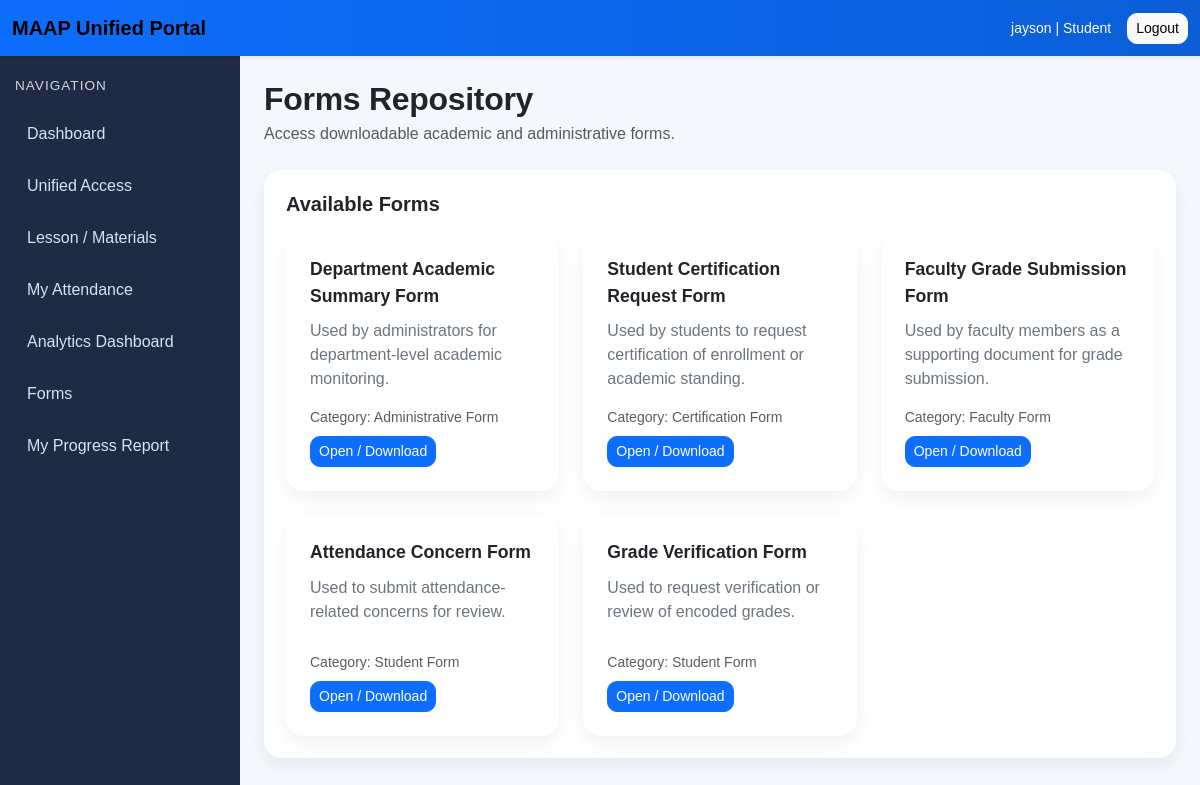
The page /forms/ (signed in) on the database as committed earlier.
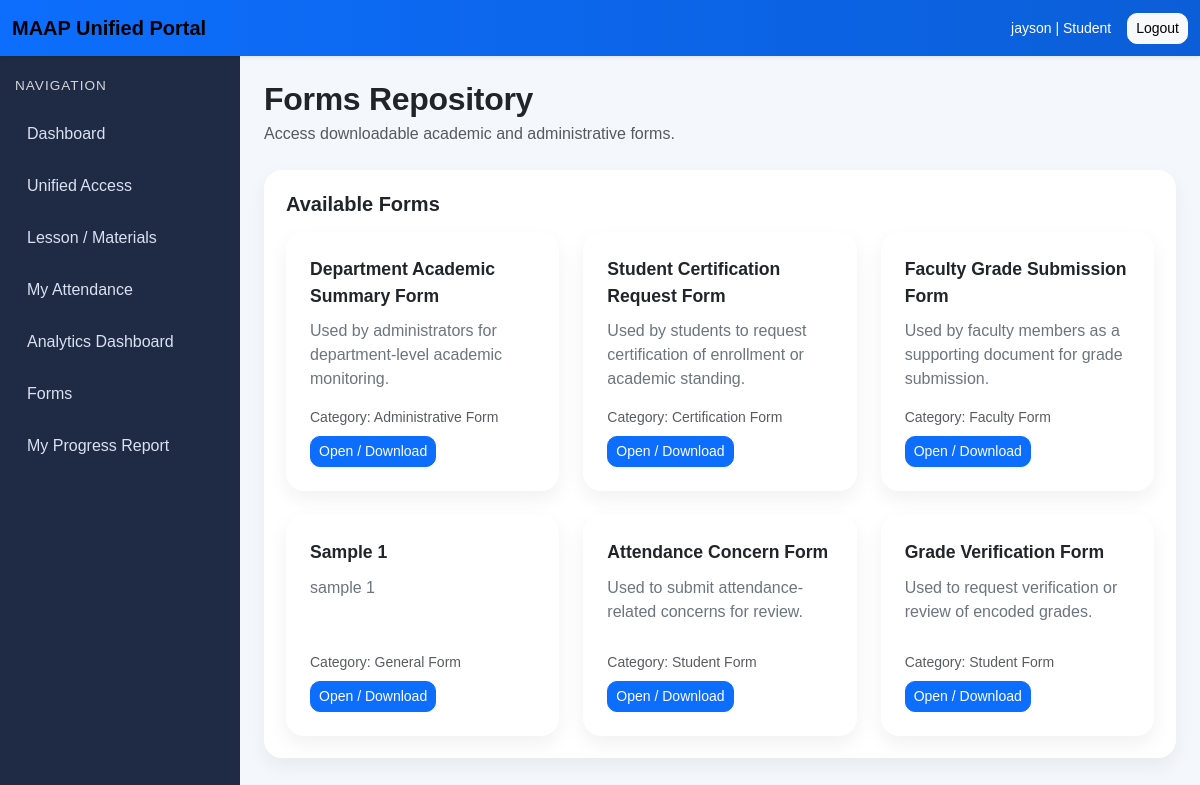
The same page on the database as committed later.
### formsrepo/models.py (models this page shows, shortened)
class AcademicForm(models.Model):
    CATEGORY_CHOICES = [
        ("student", "Student Form"),
        ("faculty", "Faculty Form"),
        ("admin", "Administrative Form"),
        ("certification", "Certification Form"),
        ("general", "General Form"),
    ]
    title = models.CharField(max_length=200)
    description = models.TextField(blank=True)
    category = models.CharField(max_length=30, choices=CATEGORY_CHOICES, default="general")
    file = models.FileField(upload_to="academic_forms/")
    uploaded_by = models.ForeignKey(
        settings.AUTH_USER_MODEL,
        on_delete=models.SET_NULL,
        null=True,
        blank=True,
        related_name="uploaded_forms"
    )
    is_active = models.BooleanField(default=True)
    uploaded_at = models.DateTimeField(auto_now_add=True)
    class Meta:
        ordering = ["category", "title"]

### formsrepo/views.py (the view)
# urls.py: path("", views.forms_repository, name="forms-repository"),
@login_required
def forms_repository(request):
    if request.method == "POST":
        if request.user.role != "admin":
            messages.error(request, "Only admin users can upload forms.")
            return redirect("forms-repository")
        form = AcademicFormUploadForm(request.POST, request.FILES)
        if form.is_valid():
            academic_form = form.save(commit=False)
            academic_form.uploaded_by = request.user
            academic_form.save()
            messages.success(request, "Form uploaded successfully.")
            return redirect("forms-repository")
    else:
        form = AcademicFormUploadForm()
    forms = AcademicForm.objects.filter(is_active=True).order_by("category", "title")
    context = {
        "page_title": "Forms Repository",
        "form": form,
        "forms": forms,
    }
    return render(request, "formsrepo/forms_repository.html", context)

### templates/formsrepo/forms_repository.html (shortened to what this page needs)
{% extends "base.html" %}
{% block content %}
<div class="page-header">
    <h2 class="fw-bold mb-1">Forms Repository</h2>
    <p class="text-muted mb-0">Access downloadable academic and administrative forms.</p>
</div>
<div class="section-box">
    <h5 class="fw-bold mb-3">Available Forms</h5>
    <div class="row g-4">
        {% for item in forms %}
        <div class="col-md-6 col-lg-4">
            <div class="card access-card">
                <div class="card-body">
                    <div class="access-card-title">{{ item.title }}</div>
                    <p class="access-card-text">{{ item.description }}</p>
                    <p class="small text-muted mb-2">Category: {{ item.get_category_display }}</p>
                    {% if item.file %}
                        <a href="{{ item.file.url }}" target="_blank" class="btn btn-primary btn-sm">
                            Open / Download
                        </a>
                    {% else %}
                        <span class="text-muted">No file attached</span>
                    {% endif %}
                </div>
            </div>
        </div>
        {% empty %}
        <div class="col-12">
            <p class="text-muted mb-0">No forms available yet.</p>
        </div>
        {% endfor %}
    </div>
</div>
{% endblock %}

Rows that differ between the two databases and show on the page:
added AcademicForm: title "Sample 1", description "sample 1", category "General Form"
